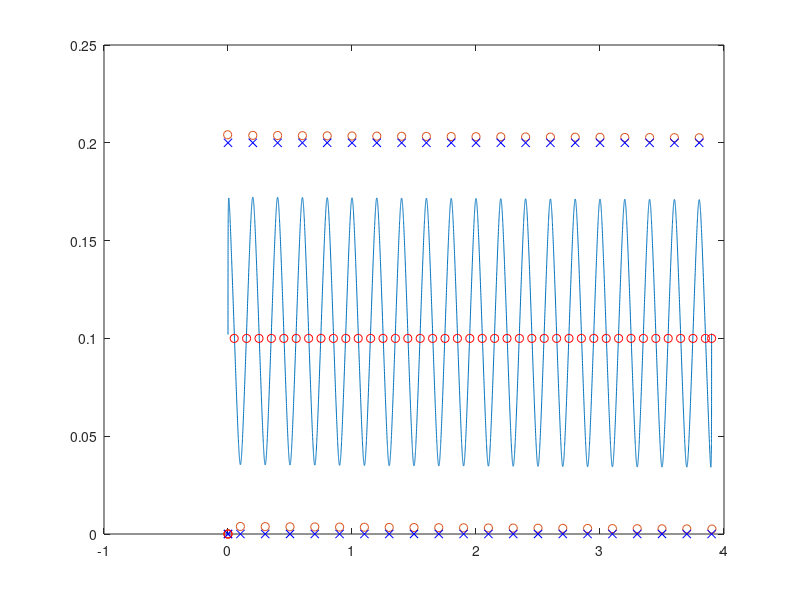

This figure's MATLAB source:
clear;
clc;
close all;

%constant
g = 9.8;     %gravity
time = 0.005;  %the simulation time

a = 1; %positive weight of the evaluation function 4.58
b = 10;

%input
zc = 0.6;       %height
Tc = sqrt(zc/g);

Tsup = 0.9;     %support period
N = round(Tsup/time);
C = cosh(Tsup/Tc);
S = sinh(Tsup/Tc);
count = 41;     %Step Num

%walking parameters
% sx = [0,  0.1,0.1,0.1,0.1,0.1,0.1,0.1,0]; %step length
% sy = [0.2,0.2,0.2,0.2,0.2,0.2,0.2,0.2,0.2];  %step width
sx = zeros(1,count);
sx(:) = 0.1;
sx(1) = 0;sx(end) = 0;
sy = zeros(1,count);
sy(:) = 0.2;
% sx = [0,  0.2,0.2,0.2,0]; %step length
% sy = [0.2,0.3,0.1,0.3,0.2];  %step width

%%
len = length(sx);
px = zeros(1,len+1);   %foot placement
py = zeros(1,len+1);
px_star = zeros(1,len+1);   %foot placement
py_star = zeros(1,len+1);
px(1) = 0;  %initial foot placement
py(1) = 0;

x_bar = zeros(1,len);
y_bar = zeros(1,len);
vx_bar = zeros(1,len);
vy_bar = zeros(1,len);

xd = zeros(1,len);
xd_d = zeros(1,len);
yd = zeros(1,len);
yd_d = zeros(1,len);
%step 1
xi = 0;    %set initial position of CoM(x,y)
yi = 0.1;
xi_d = 0;   %initial velocity
yi_d = 0.4;


px_star(1) = px(1);
py_star(1) = py(1);
T = 0;

route_x = zeros(len-1,N);
route_xd = zeros(len-1,N);
route_y = zeros(len-1,N);
route_yd = zeros(len-1,N);

for i = 1:len-1  %caution: the starting index of the list is 1 rather than 0
    %step 4
    T = T + Tsup;
    
    %step 5
    px(i+1) = px(i) + sx(i);    %caution: the starting index of the list is 1 rather than 0
    py(i+1) = py(i) -(-1)^(i) * sy(i);
    
    %step 6
    x_bar(i+1) = sx(i+1)/2;     %the next walk primitive
    y_bar(i+1) = (-1)^(i) * sy(i+1)/2;
    vx_bar(i+1) = (C+1) / (Tc*S) * x_bar(i+1);
    vy_bar(i+1) = (C-1) / (Tc*S) * y_bar(i+1);
     
    %step 7
    xd(i+1) = px(i+1) + x_bar(i+1);  %target state x
    xd_d(i+1) = vx_bar(i+1);
    yd(i+1) = py(i+1) + y_bar(i+1);  %target state y
    yd_d(i+1) = vy_bar(i+1);
    
    %step 8
    D = a*(C-1)^2 + b*(S/Tc)^2;     %equation 4.59
    px_star(i+1) = -a*(C-1)/D * (xd(i+1) - C*xi - Tc*S*xi_d) ...
        - b*S/(Tc*D) * (xd_d(i+1) - S/Tc*xi - C*xi_d);
    py_star(i+1) = -a*(C-1)/D * (yd(i+1) - C*yi - Tc*S*yi_d) ...
        - b*S/(Tc*D) * (yd_d(i+1) - S/Tc*yi - C*yi_d);
        
    %step 3  integrate equation
    xt = (xi - px_star(i+1)) * cosh(Tsup/Tc) + Tc * xi_d * sinh(Tsup/Tc) + px_star(i+1); %final state of (i+1)th step
    xt_d = (xi - px_star(i+1))/Tc * sinh(Tsup/Tc) + xi_d * cosh(Tsup/Tc);
    yt = (yi - py_star(i+1)) * cosh(Tsup/Tc) + Tc * yi_d * sinh(Tsup/Tc) + py_star(i+1); %final state of (i+1)th step
    yt_d = (yi - py_star(i+1))/Tc * sinh(Tsup/Tc) + yi_d * cosh(Tsup/Tc);
    
    for j =1:N  %caculate the route alongside
        route_x(i,j) = (xi - px_star(i+1)) * cosh(j*time/Tc) + Tc * xi_d * sinh(j*time/Tc) + px_star(i+1); %final state of (i+1)th step
        route_xd(i,j) = (xi - px_star(i+1))/Tc * sinh(j*time/Tc) + xi_d * cosh(j*time/Tc);
        route_y(i,j) = (yi - py_star(i+1)) * cosh(j*time/Tc) + Tc * yi_d * sinh(j*time/Tc) + py_star(i+1); %final state of (i+1)th step
        route_yd(i,j) = (yi - py_star(i+1))/Tc * sinh(j*time/Tc) + yi_d * cosh(j*time/Tc);
    end

    
    
    %update
    xi = xt;
    xi_d = xt_d;
    yi = yt;
    yi_d = yt_d;
end

route_x = route_x';
route_y = route_y';
routex = route_x(:)';
routey = route_y(:)';
% routex = [route_x(1,:),route_x(2,:),route_x(3,:),route_x(4,:),route_x(5,:),route_x(6,:),route_x(7,:),route_x(8,:)];
% routey = [route_y(1,:),route_y(2,:),route_y(3,:),route_y(4,:),route_y(5,:),route_y(6,:),route_y(7,:),route_y(8,:)];
figure(1);plot(routex,routey);
hold on;
plot(px_star,py_star,'o');
plot(px,py,'bx');
plot(xd,yd,'ro')

